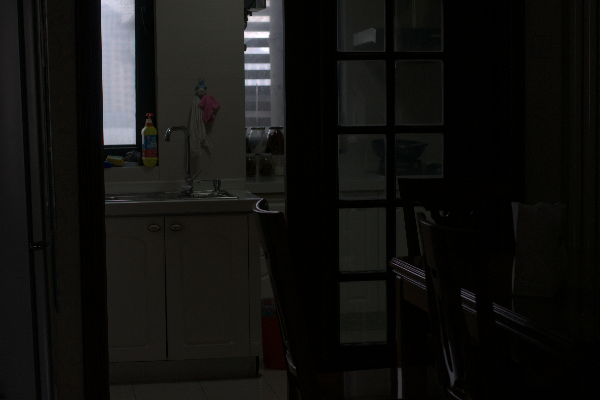
#> input picture LOLdataset/our485/low/102.png, 600 x 400 px; its folder holds only this picture in this run
$ jupyter execute --allow-errors performance_eval.ipynb
#> lines starting #> are read from the running program, lines starting #| are printed output that depends on the picture
#> further down, img1 is the input picture: shape (400, 600, 3); mean B, G, R 16.6, 18.2, 18.6
[cell 1]
import cv2
import numpy as np
import pandas as pd
from PIL import Image
from skimage import data, color, io
import os
import matplotlib.pyplot as plt

[cell 2]
# !pip install opencv-python

print(os.path.abspath('main.py'))

#> (a cell that did not finish here is left out)

[cell 4]
img2 = cv2.imread ('LOLdataset/eval15/high/1.png')
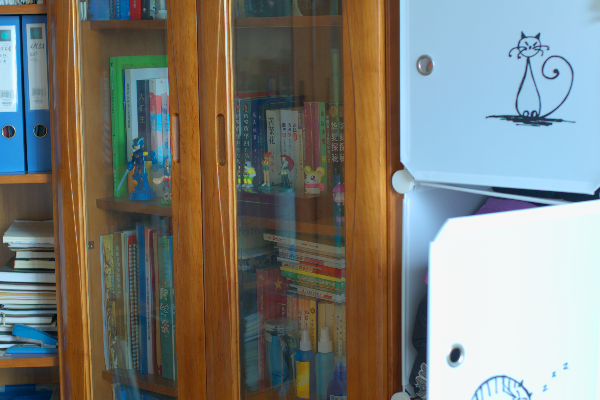
#> input picture LOLdataset/eval15/high/1.png, 600 x 400 px
#> img2 is the input picture: shape (400, 600, 3); mean B, G, R 119.7, 126.5, 125.2
img1 = cv2.imread ('LOLdataset/eval15/low/1.png')
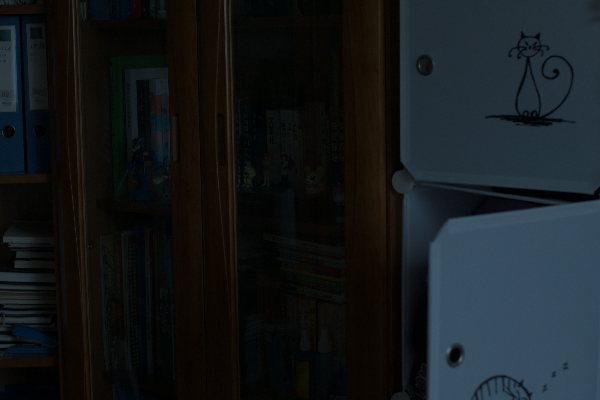
#> input picture LOLdataset/eval15/low/1.png, 600 x 400 px
#> img1 is the input picture: shape (400, 600, 3); mean B, G, R 27.9, 25.8, 21
img3 = cv2.imread ('test_results/eval15/LOLdataset/1_kindle_v2.png')
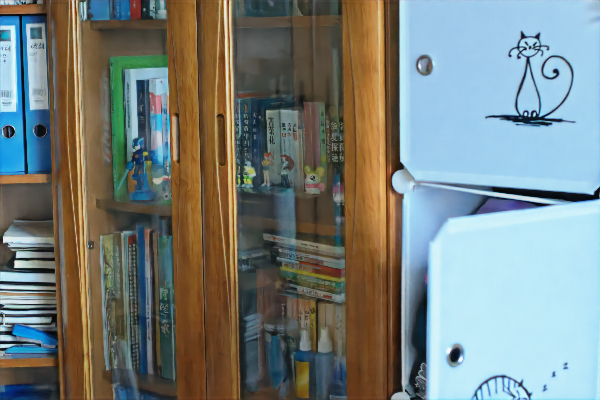
#> input picture test_results/eval15/LOLdataset/1_kindle_v2.png, 600 x 400 px
#> img3 is the input picture: shape (400, 600, 3); mean B, G, R 124.7, 128.5, 119.7

[cell 5]
image = np.concatenate([img1, img2, img3], axis = 1)
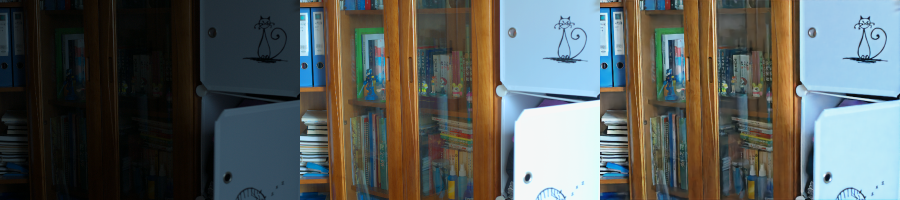
#> image: shape (400, 1800, 3) (shown at 1/2 size); mean B, G, R 90.7, 93.6, 88.7
# image = np.concatenate([image, img3], axis = 1)

[cell 6]
img3

[cell 7]
io.imshow(image)

#> (a cell that did not finish here is left out)

[cell 9]
plt.figure(figsize=(50,20))
plt.subplot(1, 3, 1)
plt.imshow(img1)
plt.title("Low Resolution", fontsize=50)

plt.subplot(1, 3, 2)
plt.imshow(img2)
plt.title("high solution", fontsize=50)

plt.subplot(1, 3, 3)
plt.imshow(img3)
plt.title("KinD++ enhanced", fontsize=50)

plt.savefig('compare/test.jpg')
#> figure, not shown here; B, G, R data is drawn as R, G, B
